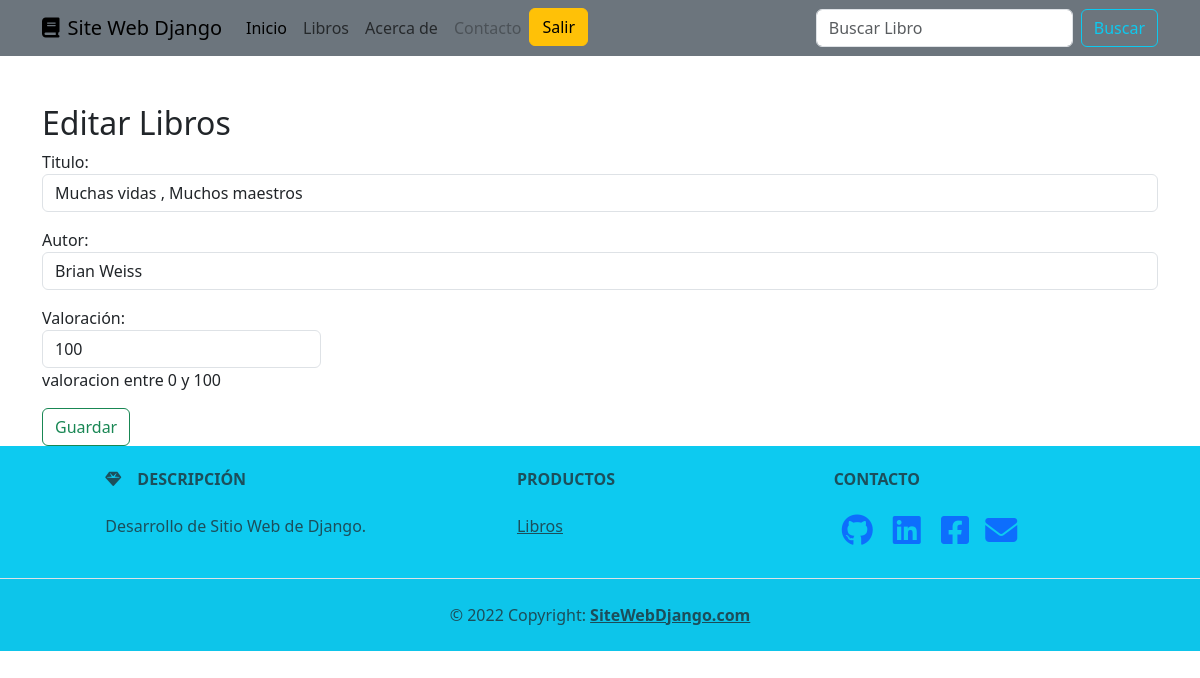
/editar_libro/1 (signed in), run on the app's committed database.
### book/models.py (models this page shows)
class Book(models.Model):
    titulo=models.CharField(max_length=100)
    autor=models.CharField(max_length=100)
    valoracion=models.IntegerField(help_text='Valoracion entre 0 y 100')
    fecha_creacion =models.DateField(default= datetime.datetime.now)
    fecha_modificacion =models.DateField(default= datetime.datetime.now)
    class Meta:
        verbose_name ='Libro'
        verbose_name_plural = 'Libros'
        permissions = [
            ('development','permiso como desarrollador'),
            ('scrum_master','permiso como scrum_master'),
            ('product_owner', 'permiso como product_owner')
        ]

### book/views.py (the view)
# urls.py: path('editar_libro/<int:libro_id>', editar_libro, name='editar_libro'),
@login_required
def editar_libro(request,libro_id):
    book = get_object_or_404(Book, id=libro_id)
    if request.method == 'POST':
        form = formBook(request.POST, instance=book)
        if form.is_valid():
            book = form.save(commit=False)
            book.fecha_modificacion = datetime.datetime.now()
            book.save()
            messages.success(request,'libro editado exitosamente')
            return redirect('lista_libros')
        else:
            messages.error(request,'error en datos ingresados')
            return HttpResponseRedirect(reverse(editar_libro, args=[libro_id]))
    else:  # si la peticion no es post
        form = formBook(instance = book)  # establecemos el formulario
        return render(request, 'editar_libro.html', {'form': form , 'libro_id': libro_id})

### book/forms.py
class formBook(forms.ModelForm):
   valoracion = forms.IntegerField(
       label= 'Valoración',
       widget= forms.NumberInput(attrs={'class':'form-control  w-25'}),
       help_text='valoracion entre 0 y 100',
       validators=[MinValueValidator(0), MaxValueValidator(100)]
   )
   class Meta: #para establecer caracteristicas formulario
       model = Book  #modelo al que pertenece el formulario
       fields = ['titulo','autor','valoracion']
       labels = {
           'titulo': 'Titulo',
           'autor': 'Autor'
       }
       widgets = {
           'titulo': forms.TextInput(attrs={'class':'form-control w-100'}),
           'autor': forms.TextInput(attrs={'class':'form-control w-100'}),
       }

### book/templates/editar_libro.html (shortened to what this page needs)
{% extends 'layout.html' %}
{% load bootstrap5 %}
{% block content %}
<section class="container mt-5">
    <h2>Editar Libros</h2>
    <form method="post" action="{% url 'editar_libro' libro_id=libro_id %}">
        {{ form.as_p }}
        <input type="submit" class="btn btn-outline-success" value="Guardar">
    </form>
</section>
{% endblock %}

### data on the page
Book: titulo "Muchas vidas , Muchos maestros", autor "Brian Weiss", valoracion "100"
